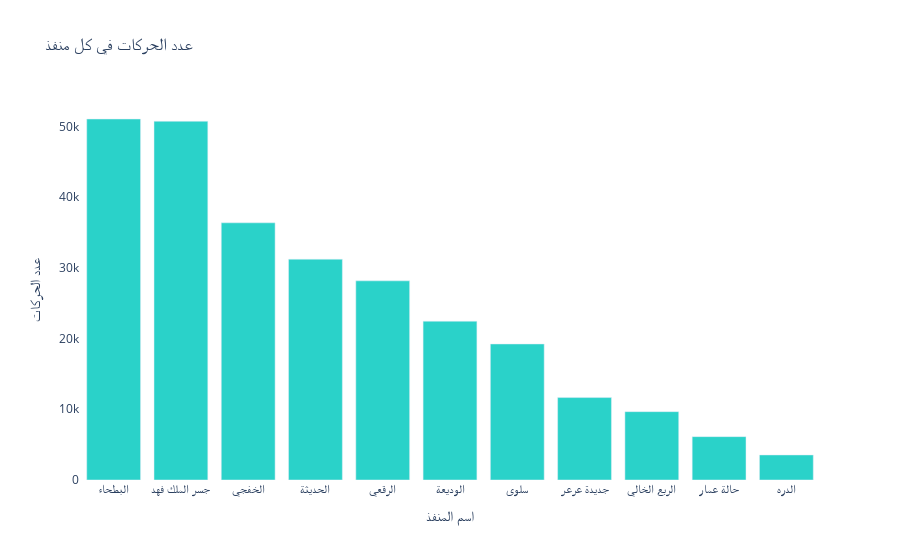

The cell this chart's notebook holds for it:
### Markdown cell above
### عدد الحركات في كل منفذ

### Code cell
port_counts = df['اسم المنفذ'].value_counts()
fig =px.bar(x=port_counts.index,y=port_counts.values,labels={'x':'اسم المنفذ','y':'عدد الحركات'},
title="عدد الحركات في كل منفذ", color_discrete_sequence=['#2ad2c9'])
fig.update_layout(
    plot_bgcolor='white'
)
fig.show()

### Figure 1 — Plotly figure (JSON) as saved in the notebook; plotly's stock layout.template omitted (floating-point values rounded to 4 significant figures)
{"data": [{"alignmentgroup": "True", "hovertemplate": "اسم المنفذ=%{x}<br>عدد الحركات=%{y}<extra></extra>", "legendgroup": "", "marker": {"color": "#2ad2c9", "pattern": {"shape": ""}}, "name": "", "offsetgroup": "", "orientation": "v", "showlegend": false, "textposition": "auto", "type": "bar", "x": ["البطحاء", "جسر الملك فهد", "الخفجي", "الحديثة", "الرقعي", "الوديعة", "سلوى", "جديدة عرعر", "الربع الخالي", "حالة عمار", "الدره"], "xaxis": "x", "y": [51050, 50730, 36370, 31222, 28164, 22457, 19236, 11656, 9665, 6131, 3544], "yaxis": "y"}], "layout": {"barmode": "relative", "legend": {"tracegroupgap": 0}, "plot_bgcolor": "white", "title": {"text": "عدد الحركات في كل منفذ"}, "xaxis": {"anchor": "y", "domain": [0, 1], "title": {"text": "اسم المنفذ"}}, "yaxis": {"anchor": "x", "domain": [0, 1], "title": {"text": "عدد الحركات"}}}}
